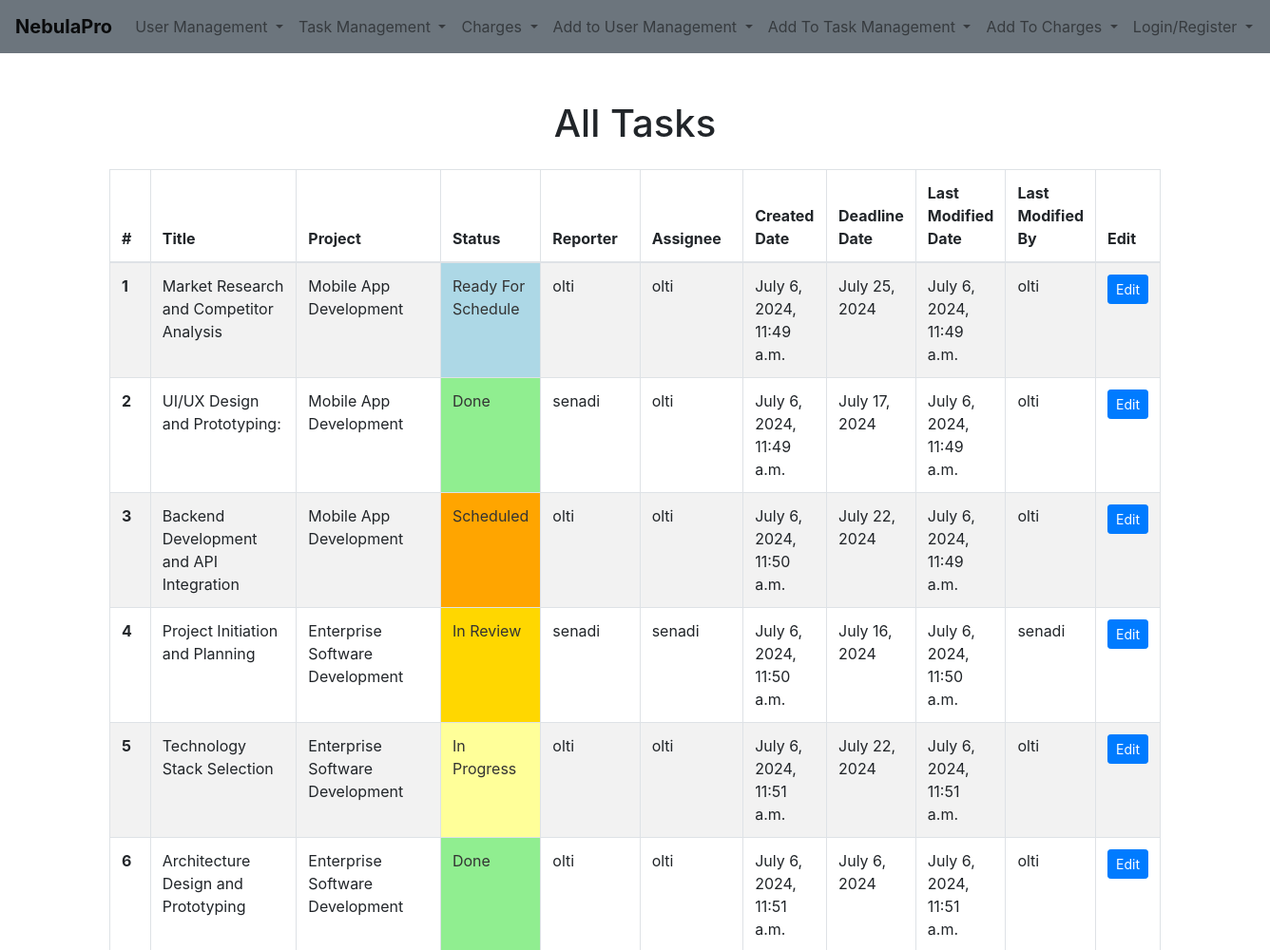
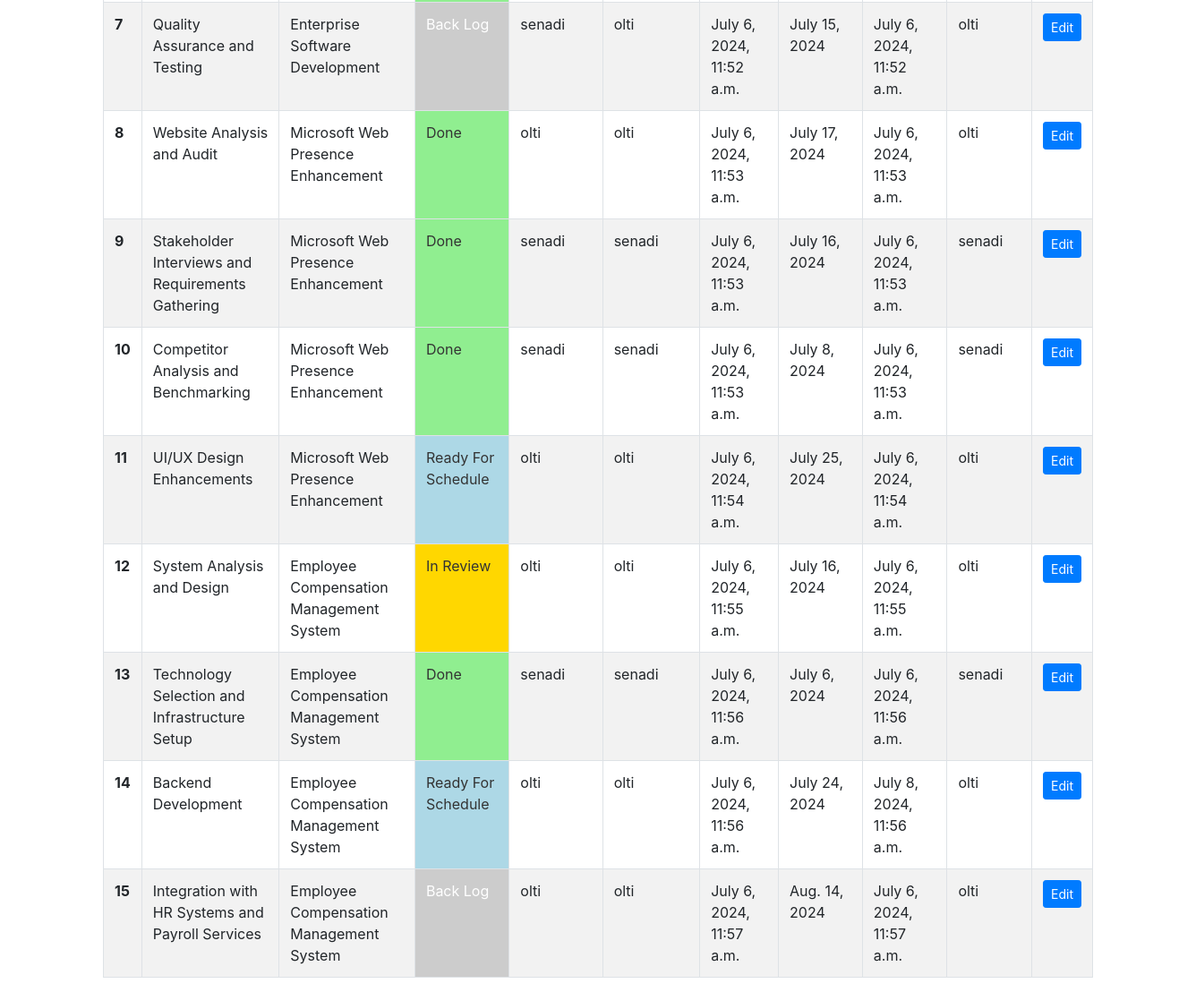
/tasks/, run on the app's committed database (2 pictures, top to bottom).
### task_management/models.py (models this page shows, shortened)
class Task(models.Model):
    title = models.CharField(max_length=225)
    project = models.ForeignKey(Project, null = True, on_delete=models.CASCADE)
    status = models.CharField(max_length=225, choices=TASK_STATUS_CHOICES, default = 'back_log')
    reporter = models.ForeignKey(User, related_name='reported_tasks', null = True, on_delete=models.SET_NULL)
    assignee = models.ForeignKey(User, related_name='assigned_tasks', null = True, on_delete=models.SET_NULL)
    created_date = models.DateTimeField(auto_now_add=True)
    deadline_date = models.DateField()
    last_modified_date = models.DateTimeField()
    last_modified_by = models.ForeignKey(User, related_name='modified_tasks', null = True, on_delete=models.SET_NULL)

class Project(models.Model):
    title = models.CharField(max_length=225)
    active = models.BooleanField(default= False)
    client = models.ForeignKey(Client, null = False, on_delete=models.CASCADE)
    status = models.CharField(max_length=225, choices=PROJECT_STATUS_CHOICES, default = 'draft')
    created_date = models.DateTimeField(auto_now_add=True)
    start_date = models.DateField()
    end_date = models.DateField()
    total_costs = models.DecimalField(max_digits=10, decimal_places=2)
    def __str__(self):
        return self.title

### user_management/models.py (models this page shows, shortened)
class User(AbstractUser):
    role = models.ForeignKey(Role, null = True, on_delete=models.SET_NULL)
    created_date = models.DateTimeField(auto_now_add=True)
    def __str__(self):
        return self.username

### task_management/views.py (the view)
# urls.py: path('tasks/', TasksListView.as_view(), name='tasks-list'),
class TasksListView(ListView):
    model = Task
    template_name = 'lists/task_list.html'
    context_object_name = 'alltasks'

### task_management/templates/lists/task_list.html (shortened to what this page needs)
{% extends 'base.html' %}
{% load static %}
{% block extra_css %}
<link rel="stylesheet" href="{% static 'css/task_management/all_tasks_list.css' %}">
{% endblock %}
{% block content %}
    <div class="container mt-4">
        <div class="table-responsive">
            <h1 class="text-center mb-4">All Tasks</h1>
            <table class="table table-bordered table-striped">
                <thead>
                    <tr>
                        <th scope="col">#</th>
                        <th scope="col" class="col-3">Title</th>
                        <th scope="col" class="col-3">Project</th>
                        <th scope="col" class="col-1">Status</th>
                        <th scope="col" class="col-2">Reporter</th>
                        <th scope="col" class="col-2">Assignee</th>
                        <th scope="col" class="col-2">Created Date</th>
                        <th scope="col" class="col-2">Deadline Date</th>
                        <th scope="col" class="col-2">Last Modified Date</th>
                        <th scope="col" class="col-2">Last Modified By</th>
                        <th scope="col" class="col-1">Edit</th>
                    </tr>
                </thead>
                <tbody>
                    {% for task in alltasks %}
                    <tr class="{% cycle 'table-striped-row-grey' 'table-striped-row-white' %}">
                        <th scope="row">{{ forloop.counter }}</th>
                        <td>{{ task.title }}</td>
                        <td>{{ task.project }}</td>
                        <td class="
                            {% if task.status == 'back_log' %}status-back-log
                            {% elif task.status == 'in_progress' %}status-in-progress
                            {% elif task.status == 'in_review' %}status-in-review
                            {% elif task.status == 'ready_for_schedule' %}status-ready-for-schedule
                            {% elif task.status == 'scheduled' %}status-scheduled
                            {% elif task.status == 'done' %}status-done
                            {% endif %}">
                            {{ task.get_status_display|title }}
                        </td>
                        <td>{{ task.reporter }}</td>
                        <td>{{ task.assignee }}</td>
                        <td>{{ task.created_date }}</td>
                        <td>{{ task.deadline_date }}</td>
                        <td>{{ task.last_modified_date }}</td>
                        <td>{{ task.last_modified_by }}</td>
                        <td><a href="{% url 'edit_task' task.id %}" class="btn btn-primary btn-sm">Edit</a></td>
                    </tr>
                    {% empty %}
                    <tr>
                        <td colspan="11" class="text-center">No tasks found.</td>
                    </tr>
                    {% endfor %}
                </tbody>
            </table>
        </div>
    </div>
{% endblock %}

### static/css/task_management/all_tasks_list.css (style rules this page uses)
.status-back-log { background-color: #CCCCCC; color: #ffffff; }
.status-in-progress { background-color: #FFFF99; color: #333; }
.status-in-review { background-color: #FFD700; color: #333; }
.status-ready-for-schedule { background-color: #ADD8E6; color: #333; }
.status-scheduled { background-color: #FFA500; color: #333; }
.status-done { background-color: #90EE90; color: #333; }

### data on the page
Task: title "Market Research and Competitor Analysis", project "Mobile App Development", status "Ready For Schedule", reporter "olti", assignee "olti", created_date "July 6, 2024, 11:49 a.m.", deadline_date "July 25, 2024", last_modified_date "July 6, 2024, 11:49 a.m.", last_modified_by "olti"
Task: title "UI/UX Design and Prototyping:", project "Mobile App Development", status "Done", reporter "senadi", assignee "olti", created_date "July 6, 2024, 11:49 a.m.", deadline_date "July 17, 2024", last_modified_date "July 6, 2024, 11:49 a.m.", last_modified_by "olti"
Task: title "Backend Development and API Integration", project "Mobile App Development", status "Scheduled", reporter "olti", assignee "olti", created_date "July 6, 2024, 11:50 a.m.", deadline_date "July 22, 2024", last_modified_date "July 6, 2024, 11:49 a.m.", last_modified_by "olti"
Task: title "Project Initiation and Planning", project "Enterprise Software Development", status "In Review", reporter "senadi", assignee "senadi", created_date "July 6, 2024, 11:50 a.m.", deadline_date "July 16, 2024", last_modified_date "July 6, 2024, 11:50 a.m.", last_modified_by "senadi"
Task: title "Technology Stack Selection", project "Enterprise Software Development", status "In Progress", reporter "olti", assignee "olti", created_date "July 6, 2024, 11:51 a.m.", deadline_date "July 22, 2024", last_modified_date "July 6, 2024, 11:51 a.m.", last_modified_by "olti"
Task: title "Architecture Design and Prototyping", project "Enterprise Software Development", status "Done", reporter "olti", assignee "olti", created_date "July 6, 2024, 11:51 a.m.", deadline_date "July 6, 2024", last_modified_date "July 6, 2024, 11:51 a.m.", last_modified_by "olti"
Task: title "Quality Assurance and Testing", project "Enterprise Software Development", status "Back Log", reporter "senadi", assignee "olti", created_date "July 6, 2024, 11:52 a.m.", deadline_date "July 15, 2024", last_modified_date "July 6, 2024, 11:52 a.m.", last_modified_by "olti"
Task: title "Website Analysis and Audit", project "Microsoft Web Presence Enhancement", status "Done", reporter "olti", assignee "olti", created_date "July 6, 2024, 11:53 a.m.", deadline_date "July 17, 2024", last_modified_date "July 6, 2024, 11:53 a.m.", last_modified_by "olti"
Task: title "Stakeholder Interviews and Requirements Gathering", project "Microsoft Web Presence Enhancement", status "Done", reporter "senadi", assignee "senadi", created_date "July 6, 2024, 11:53 a.m.", deadline_date "July 16, 2024", last_modified_date "July 6, 2024, 11:53 a.m.", last_modified_by "senadi"
Task: title "Competitor Analysis and Benchmarking", project "Microsoft Web Presence Enhancement", status "Done", reporter "senadi", assignee "senadi", created_date "July 6, 2024, 11:53 a.m.", deadline_date "July 8, 2024", last_modified_date "July 6, 2024, 11:53 a.m.", last_modified_by "senadi"
Task: title "UI/UX Design Enhancements", project "Microsoft Web Presence Enhancement", status "Ready For Schedule", reporter "olti", assignee "olti", created_date "July 6, 2024, 11:54 a.m.", deadline_date "July 25, 2024", last_modified_date "July 6, 2024, 11:54 a.m.", last_modified_by "olti"
Task: title "System Analysis and Design", project "Employee Compensation Management System", status "In Review", reporter "olti", assignee "olti", created_date "July 6, 2024, 11:55 a.m.", deadline_date "July 16, 2024", last_modified_date "July 6, 2024, 11:55 a.m.", last_modified_by "olti"
Task: title "Technology Selection and Infrastructure Setup", project "Employee Compensation Management System", status "Done", reporter "senadi", assignee "senadi", created_date "July 6, 2024, 11:56 a.m.", deadline_date "July 6, 2024", last_modified_date "July 6, 2024, 11:56 a.m.", last_modified_by "senadi"
Task: title "Backend Development", project "Employee Compensation Management System", status "Ready For Schedule", reporter "olti", assignee "olti", created_date "July 6, 2024, 11:56 a.m.", deadline_date "July 24, 2024", last_modified_date "July 8, 2024, 11:56 a.m.", last_modified_by "olti"
Task: title "Integration with HR Systems and Payroll Services", project "Employee Compensation Management System", status "Back Log", reporter "olti", assignee "olti", created_date "July 6, 2024, 11:57 a.m.", deadline_date "Aug. 14, 2024", last_modified_date "July 6, 2024, 11:57 a.m.", last_modified_by "olti"
